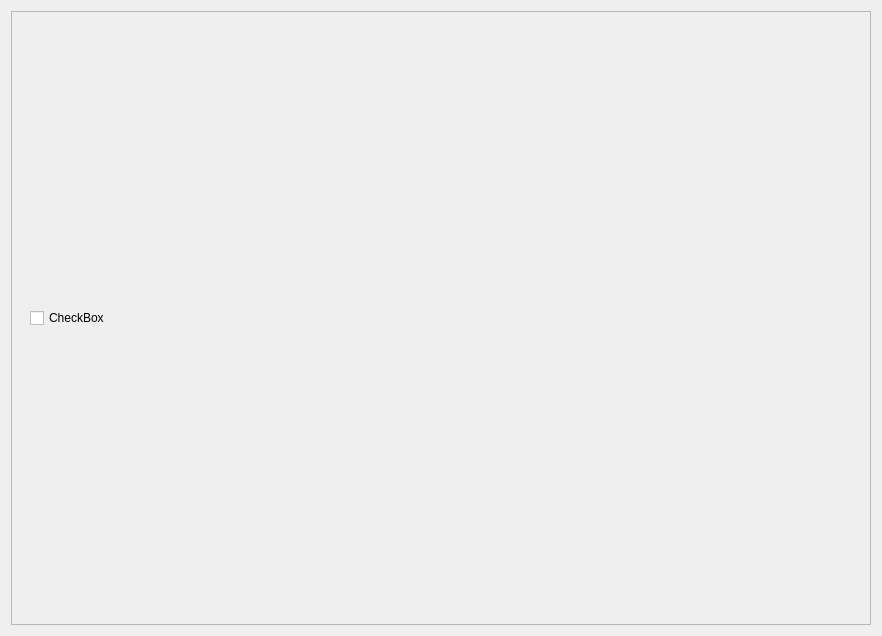
<?xml version="1.0" encoding="UTF-8"?>
<ui version="4.0">
 <class>backendemu</class>
 <widget class="QDialog" name="backendemu">
  <property name="geometry">
   <rect>
    <x>0</x>
    <y>0</y>
    <width>882</width>
    <height>636</height>
   </rect>
  </property>
  <property name="windowTitle">
   <string>Dialog</string>
  </property>
  <layout class="QGridLayout" name="gridLayout">
   <item row="0" column="0">
    <widget class="QScrollArea" name="scrollArea">
     <property name="widgetResizable">
      <bool>true</bool>
     </property>
     <widget class="QWidget" name="scrollAreaWidgetContents">
      <property name="geometry">
       <rect>
        <x>0</x>
        <y>0</y>
        <width>862</width>
        <height>616</height>
       </rect>
      </property>
      <layout class="QGridLayout" name="gridLayout_2">
       <item row="0" column="0">
        <widget class="QCustomPlot" name="BePlot" native="true">
         <layout class="QGridLayout" name="gridLayout_3">
          <item row="0" column="0">
           <widget class="QCheckBox" name="checkBox">
            <property name="text">
             <string>CheckBox</string>
            </property>
           </widget>
          </item>
         </layout>
        </widget>
       </item>
      </layout>
     </widget>
    </widget>
   </item>
  </layout>
 </widget>
 <customwidgets>
  <customwidget>
   <class>QCustomPlot</class>
   <extends>QWidget</extends>
   <header location="global">qcustomplot.h</header>
   <container>1</container>
  </customwidget>
 </customwidgets>
 <resources/>
 <connections/>
</ui>
